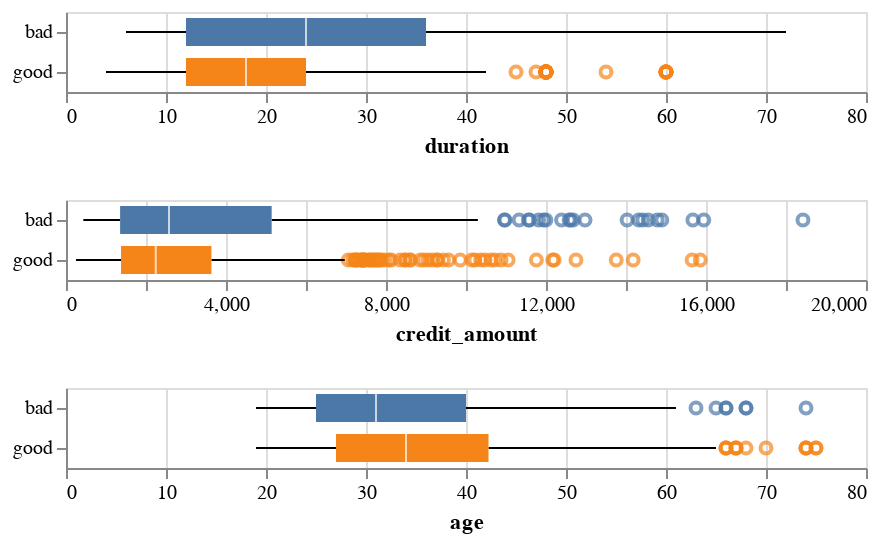

The notebook cell this image was saved under:
### Markdown cell above
## 2. Análisis de la capacidad predictiva de cada variable

### Code cell
# Podemos hacer unos boxplot para ver la distribución de valores de las variables continuas para
# los casos de buen crédito y mal crédito.
# Como se puede ver en los gráficos, los prestamos de mayor duración y de mayor cantidad tienen un
# riesgo mayor (¡en este caso!), y cuanto menor edad, más probabilidad de mal crédito

alt.Chart(credit_g).mark_boxplot().encode(y = alt.X('class:N', title = None), 
                                         x = alt.Y(alt.repeat("row"), type='quantitative'),
                                         color = alt.Color('class:N', legend = None))\
                                  .repeat(row=columnas_num)\
                                  .resolve_scale(x = 'independent')

### Figure 1 — Vega-Lite specification as saved in the notebook (floating-point values rounded to 4 significant figures; data arrays with more than 128 entries replaced by an {"elided": "..."} marker saying what was removed)
{"config": {"view": {"continuousWidth": 400, "continuousHeight": 300}}, "repeat": {"row": ["duration", "credit_amount", "age"]}, "spec": {"data": {"name": "data-76c886512999857a2c6a0559faaa0c09"}, "mark": "boxplot", "encoding": {"color": {"type": "nominal", "field": "class", "legend": null}, "x": {"type": "quantitative", "field": {"repeat": "row"}}, "y": {"type": "nominal", "field": "class", "title": null}}}, "resolve": {"scale": {"x": "independent"}}, "$schema": "https://vega.github.io/schema/vega-lite/v4.8.1.json", "datasets": {"data-76c886512999857a2c6a0559faaa0c09": {"elided": "1000 records"}}}
